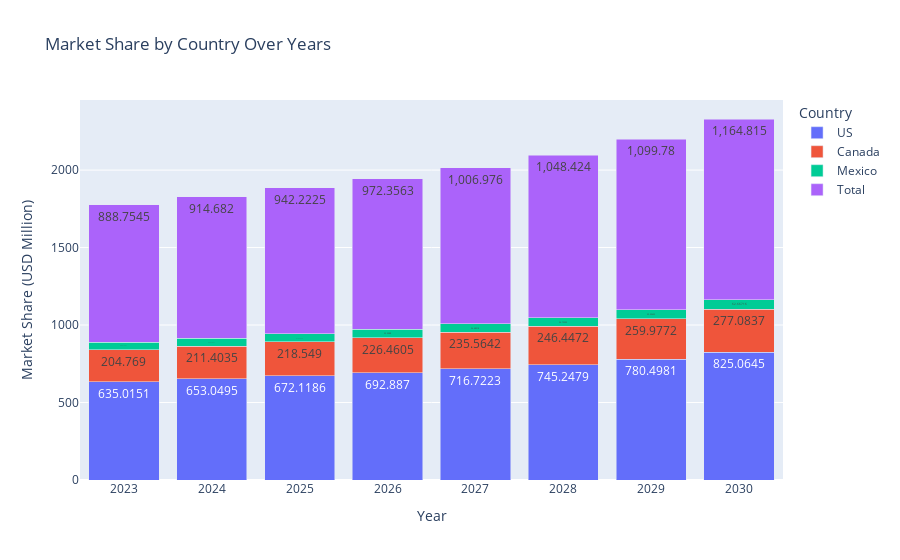

Here is the notebook cell this chart was saved with:
### Code cell
import plotly.express as px
import pandas as pd
import plotly.graph_objects as go
# Load the Excel file
file_path = 'firemarket.xlsx'
sheet_names = ['Table1', 'Table2', 'Table3', 'Table4', 'Table5', 'Table6', 'Table7']

data = {sheet: pd.read_excel(file_path, sheet_name=sheet) for sheet in sheet_names}
df_table3 = data['Table3']
df_table4 = data['Table4']
df_table5 = data['Table5']
df_table6 = data['Table6']
df_table7 = data['Table7']
# Convert data to long format for Plotly express
df_table4_long = df_table4.melt(id_vars=['Year/Country'], var_name='Country', value_name='Market Share (USD Million)')

# Create stacked bar chart
fig = px.bar(df_table4_long, x='Year/Country', y='Market Share (USD Million)', color='Country',
             title='Market Share by Country Over Years',
             labels={'Year/Country': 'Year', 'Market Share (USD Million)': 'Market Share (USD Million)'},
             text_auto=True)

# Update layout
fig.update_layout(barmode='stack', xaxis={'categoryorder':'category ascending'})

# Show plot
fig.show()

### Figure 1 — Plotly figure (JSON) as saved in the notebook; plotly's stock layout.template omitted (floating-point values rounded to 4 significant figures)
{"data": [{"alignmentgroup": "True", "hovertemplate": "Country=US <br>Year=%{x}<br>Market Share (USD Million)=%{y}<extra></extra>", "legendgroup": "US ", "marker": {"color": "#636efa", "pattern": {"shape": ""}}, "name": "US ", "offsetgroup": "US ", "orientation": "v", "showlegend": true, "textposition": "auto", "texttemplate": "%{y}", "type": "bar", "x": [2023, 2024, 2025, 2026, 2027, 2028, 2029, 2030], "xaxis": "x", "y": [635.0, 653.0, 672.1, 692.9, 716.7, 745.2, 780.5, 825.1], "yaxis": "y"}, {"alignmentgroup": "True", "hovertemplate": "Country=Canada <br>Year=%{x}<br>Market Share (USD Million)=%{y}<extra></extra>", "legendgroup": "Canada ", "marker": {"color": "#EF553B", "pattern": {"shape": ""}}, "name": "Canada ", "offsetgroup": "Canada ", "orientation": "v", "showlegend": true, "textposition": "auto", "texttemplate": "%{y}", "type": "bar", "x": [2023, 2024, 2025, 2026, 2027, 2028, 2029, 2030], "xaxis": "x", "y": [204.8, 211.4, 218.5, 226.5, 235.6, 246.4, 260.0, 277.1], "yaxis": "y"}, {"alignmentgroup": "True", "hovertemplate": "Country=Mexico<br>Year=%{x}<br>Market Share (USD Million)=%{y}<extra></extra>", "legendgroup": "Mexico", "marker": {"color": "#00cc96", "pattern": {"shape": ""}}, "name": "Mexico", "offsetgroup": "Mexico", "orientation": "v", "showlegend": true, "textposition": "auto", "texttemplate": "%{y}", "type": "bar", "x": [2023, 2024, 2025, 2026, 2027, 2028, 2029, 2030], "xaxis": "x", "y": [48.97, 50.23, 51.55, 53.01, 54.69, 56.73, 59.3, 62.67], "yaxis": "y"}, {"alignmentgroup": "True", "hovertemplate": "Country=Total<br>Year=%{x}<br>Market Share (USD Million)=%{y}<extra></extra>", "legendgroup": "Total", "marker": {"color": "#ab63fa", "pattern": {"shape": ""}}, "name": "Total", "offsetgroup": "Total", "orientation": "v", "showlegend": true, "textposition": "auto", "texttemplate": "%{y}", "type": "bar", "x": [2023, 2024, 2025, 2026, 2027, 2028, 2029, 2030], "xaxis": "x", "y": [888.8, 914.7, 942.2, 972.4, 1007.0, 1048.0, 1100.0, 1165.0], "yaxis": "y"}], "layout": {"barmode": "stack", "legend": {"title": {"text": "Country"}, "tracegroupgap": 0}, "title": {"text": "Market Share by Country Over Years"}, "xaxis": {"anchor": "y", "categoryorder": "category ascending", "domain": [0, 1], "title": {"text": "Year"}}, "yaxis": {"anchor": "x", "domain": [0, 1], "title": {"text": "Market Share (USD Million)"}}}}
